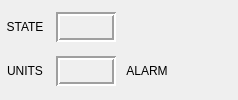
            <widget class="QWidget" name="widget_info" native="true">
             <layout class="QGridLayout" name="gridLayout_6">
              <property name="leftMargin">
               <number>0</number>
              </property>
              <property name="topMargin">
               <number>4</number>
              </property>
              <property name="rightMargin">
               <number>0</number>
              </property>
              <property name="bottomMargin">
               <number>4</number>
              </property>
              <item row="0" column="0">
               <widget class="QLabel" name="label_18">
                <property name="sizePolicy">
                 <sizepolicy hsizetype="Fixed" vsizetype="Fixed">
                  <horstretch>0</horstretch>
                  <verstretch>0</verstretch>
                 </sizepolicy>
                </property>
                <property name="minimumSize">
                 <size>
                  <width>50</width>
                  <height>30</height>
                 </size>
                </property>
                <property name="maximumSize">
                 <size>
                  <width>50</width>
                  <height>30</height>
                 </size>
                </property>
                <property name="text">
                 <string>STATE</string>
                </property>
                <property name="alignment">
                 <set>Qt::AlignCenter</set>
                </property>
               </widget>
              </item>
              <item row="0" column="1">
               <widget class="StatusLabel" name="statuslabel_state">
                <property name="sizePolicy">
                 <sizepolicy hsizetype="Fixed" vsizetype="Fixed">
                  <horstretch>0</horstretch>
                  <verstretch>0</verstretch>
                 </sizepolicy>
                </property>
                <property name="minimumSize">
                 <size>
                  <width>60</width>
                  <height>30</height>
                 </size>
                </property>
                <property name="maximumSize">
                 <size>
                  <width>60</width>
                  <height>30</height>
                 </size>
                </property>
                <property name="frameShape">
                 <enum>QFrame::Box</enum>
                </property>
                <property name="frameShadow">
                 <enum>QFrame::Sunken</enum>
                </property>
                <property name="lineWidth">
                 <number>2</number>
                </property>
                <property name="machine_state_status" stdset="0">
                 <bool>true</bool>
                </property>
               </widget>
              </item>
              <item row="1" column="0">
               <widget class="QLabel" name="label_19">
                <property name="sizePolicy">
                 <sizepolicy hsizetype="Fixed" vsizetype="Fixed">
                  <horstretch>0</horstretch>
                  <verstretch>0</verstretch>
                 </sizepolicy>
                </property>
                <property name="minimumSize">
                 <size>
                  <width>50</width>
                  <height>30</height>
                 </size>
                </property>
                <property name="maximumSize">
                 <size>
                  <width>50</width>
                  <height>30</height>
                 </size>
                </property>
                <property name="text">
                 <string>UNITS</string>
                </property>
                <property name="alignment">
                 <set>Qt::AlignCenter</set>
                </property>
               </widget>
              </item>
              <item row="1" column="1">
               <widget class="StateLabel" name="statelabel_metric">
                <property name="sizePolicy">
                 <sizepolicy hsizetype="Fixed" vsizetype="Fixed">
                  <horstretch>0</horstretch>
                  <verstretch>0</verstretch>
                 </sizepolicy>
                </property>
                <property name="minimumSize">
                 <size>
                  <width>60</width>
                  <height>30</height>
                 </size>
                </property>
                <property name="maximumSize">
                 <size>
                  <width>60</width>
                  <height>30</height>
                 </size>
                </property>
                <property name="frameShape">
                 <enum>QFrame::Box</enum>
                </property>
                <property name="frameShadow">
                 <enum>QFrame::Sunken</enum>
                </property>
                <property name="lineWidth">
                 <number>2</number>
                </property>
                <property name="alignment">
                 <set>Qt::AlignCenter</set>
                </property>
                <property name="true_textTemplate" stdset="0">
                 <string>MM</string>
                </property>
                <property name="false_textTemplate" stdset="0">
                 <string>IN</string>
                </property>
               </widget>
              </item>
              <item row="1" column="2">
               <widget class="QLabel" name="label_5">
                <property name="sizePolicy">
                 <sizepolicy hsizetype="Fixed" vsizetype="Fixed">
                  <horstretch>0</horstretch>
                  <verstretch>0</verstretch>
                 </sizepolicy>
                </property>
                <property name="minimumSize">
                 <size>
                  <width>50</width>
                  <height>30</height>
                 </size>
                </property>
                <property name="maximumSize">
                 <size>
                  <width>50</width>
                  <height>30</height>
                 </size>
                </property>
                <property name="text">
                 <string>ALARM</string>
                </property>
                <property name="alignment">
                 <set>Qt::AlignCenter</set>
                </property>
               </widget>
              </item>
              <item row="1" column="4">
               <widget class="LED" name="led_alarm">
                <property name="sizePolicy">
                 <sizepolicy hsizetype="Fixed" vsizetype="Fixed">
                  <horstretch>0</horstretch>
                  <verstretch>0</verstretch>
                 </sizepolicy>
                </property>
                <property name="minimumSize">
                 <size>
                  <width>60</width>
                  <height>30</height>
                 </size>
                </property>
                <property name="maximumSize">
                 <size>
                  <width>60</width>
                  <height>30</height>
                 </size>
                </property>
                <property name="statusTip">
                 <string>NEW ALARM PAGE ENTRY</string>
                </property>
                <property name="diameter">
                 <number>12</number>
                </property>
               </widget>
              </item>
             </layout>
            </widget>
